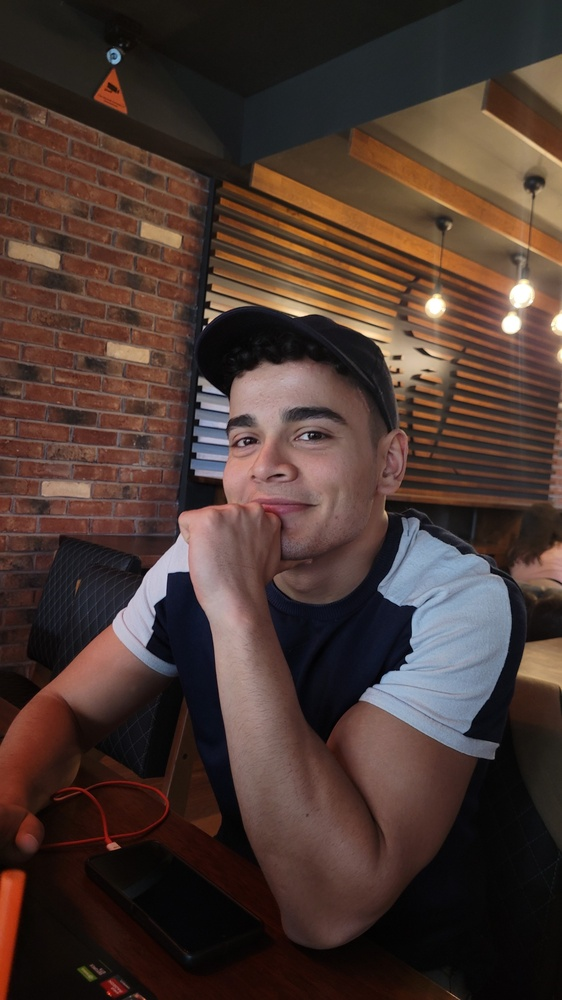
%> input picture batu.jpg, 562 x 1000 px, shrunk from 2268 x 4032 before the run
$ octave 'KutayDURAN_190722137_ImageProcessing_TermProject (1).m'   (GNU Octave 9; MATLAB toolbox functions it lacks are replaced by stand-ins)
%> lines starting %> are read from the running program, lines starting %| are printed output that depends on the picture
batu = imread('batu.jpg'); % Uploading the image
%> batu is the input picture: size 1000x562x3 uint8; mean R, G, B 74.4, 55.6, 49.1

grayImage = rgb2gray(batu); % Changing image colour level to gray
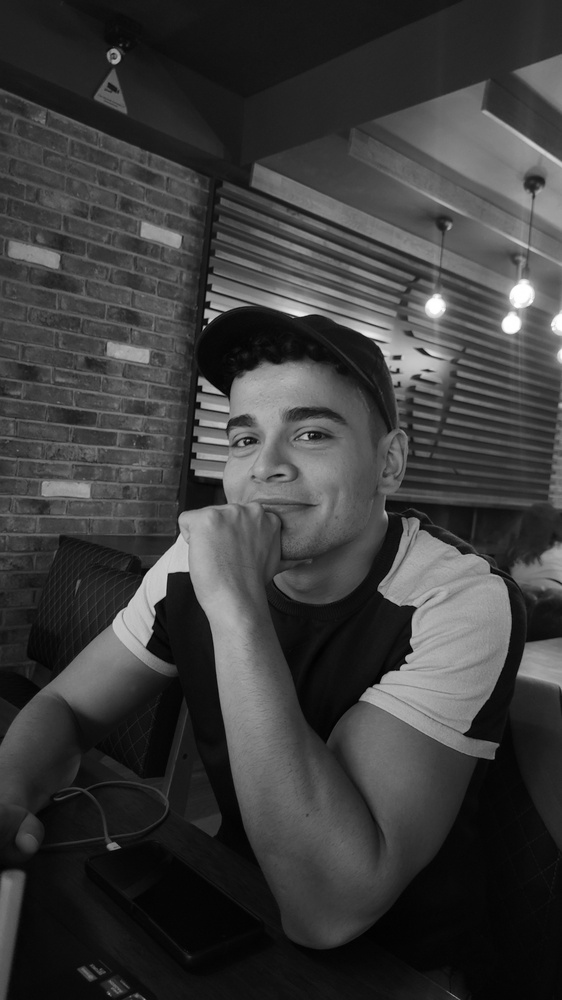
%> grayImage: size 1000x562 uint8; min 0, max 255, mean 60.5

eqImage = histeq(grayImage); % Equalization histogram (Constrast enhancement)
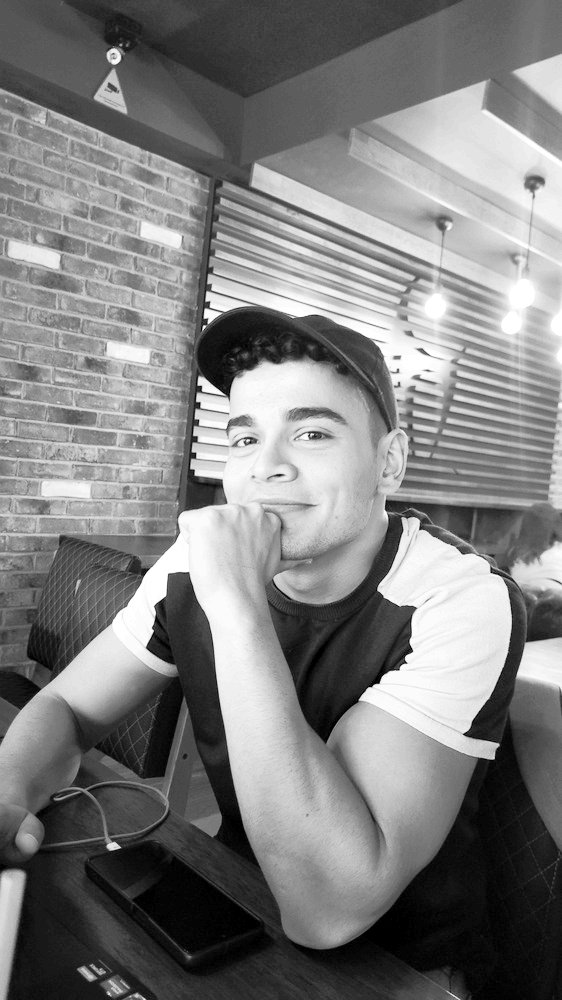
%> eqImage: size 1000x562 uint8; min 0, max 255, mean 126.7

edgeImage = edge(eqImage, 'Canny'); % Edge detection (Canny Technique)
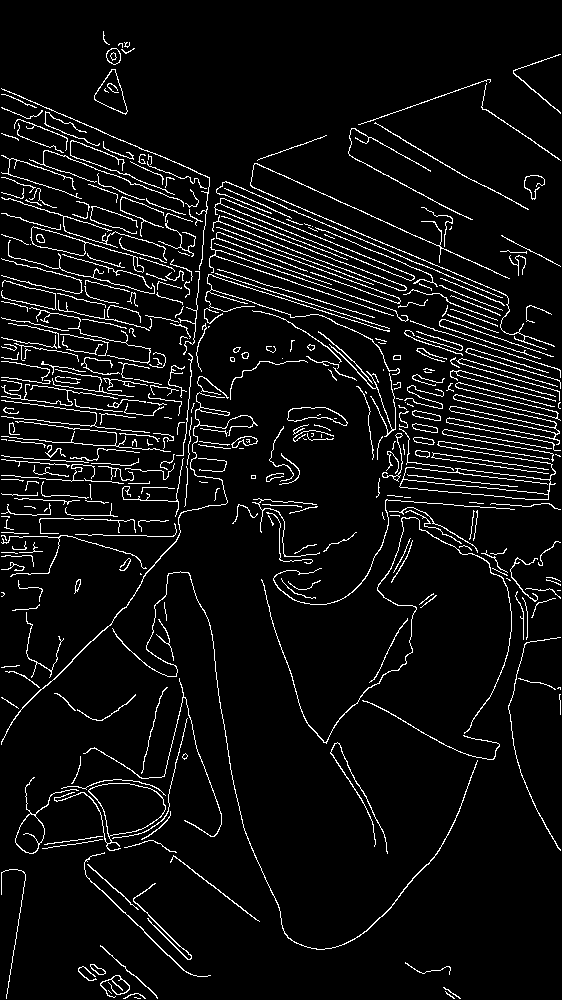
%> edgeImage: size 1000x562 logical; 6.1% white in thin lines or dots

edgeImage = uint8(edgeImage) * 255; % Transform the logical data type to uint8 data type
%> edgeImage: size 1000x562 uint8; 6.1% white in thin lines or dots

% GAUSS FILTER (GAUSSIAN BLUR)
sigma = 2; % Standard deviation
filterSize = 2 * ceil(2 * sigma) + 1; % Calculating the filter size
blurredImage = imgaussfilt(edgeImage, sigma, 'FilterSize', filterSize); % Giving a blur effect by applying a Gaussian filter
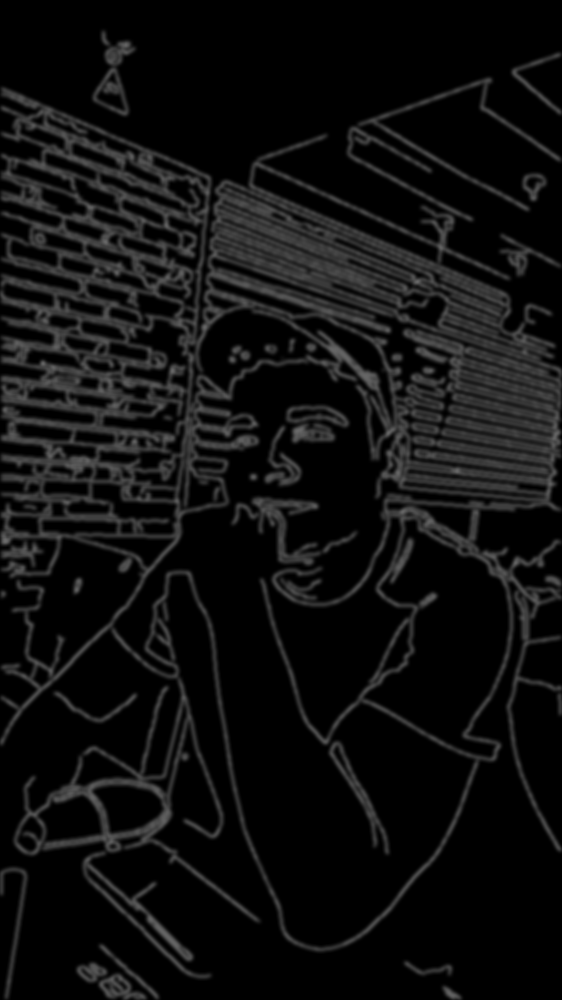
%> blurredImage: size 1000x562 uint8; min 0, max 108, mean 15.6

% DISPLAYING THE IMAGES SIDE BY SIDE
subplot(2, 3, 1); % A 2-line, 3-column sub-table will be created and the transition to the 1st region of this sub-table will be made.
imshow(batu); % Displays the original photograph
title('ORIGINAL'); % Displays the title on the photograph

subplot(2, 3, 2); % A 2-line, 3-column sub-table will be created and the transition to the 2nd region of this sub-table will be made.
imshow(eqImage); % Displays the contrast-encahced photograph
title('CONTRAST ENHANCEMENT'); % Displays the title on the photograph

subplot(2, 3, 3); % A 2-line, 3-column sub-table will be created and the transition to the 3rd region of this sub-table will be made.
imshow(edgeImage); % Displays the edge-detected photograph
title('EDGE DETECTION'); % Displays the title on the photograph

subplot(2, 3, 4); % A 2-line, 3-column sub-table will be created and the transition to the 4th region of this sub-table will be made.
imshow(blurredImage); % Displays the Blurred photograph
title('GAUSS (BLUR)'); % Displays the title on the photograph

subplot(2, 3, 5); % A 2-line, 3-column sub-table will be created and the transition to the 5th region of this sub-table will be made.
imhist(grayImage); % Draws the histogram of Gray-Level photograph
title('Histogram (Gray Level)'); % Displays the title on the histogram

subplot(2, 3, 6); % A 2-line, 3-column sub-table will be created and the transition to the 6th region of this sub-table will be made.
title('Histogram (Edge Detection)'); % Displays the title on the histogram
imhist(edgeImage); % Draws the histogram of Edge-Detected photograph
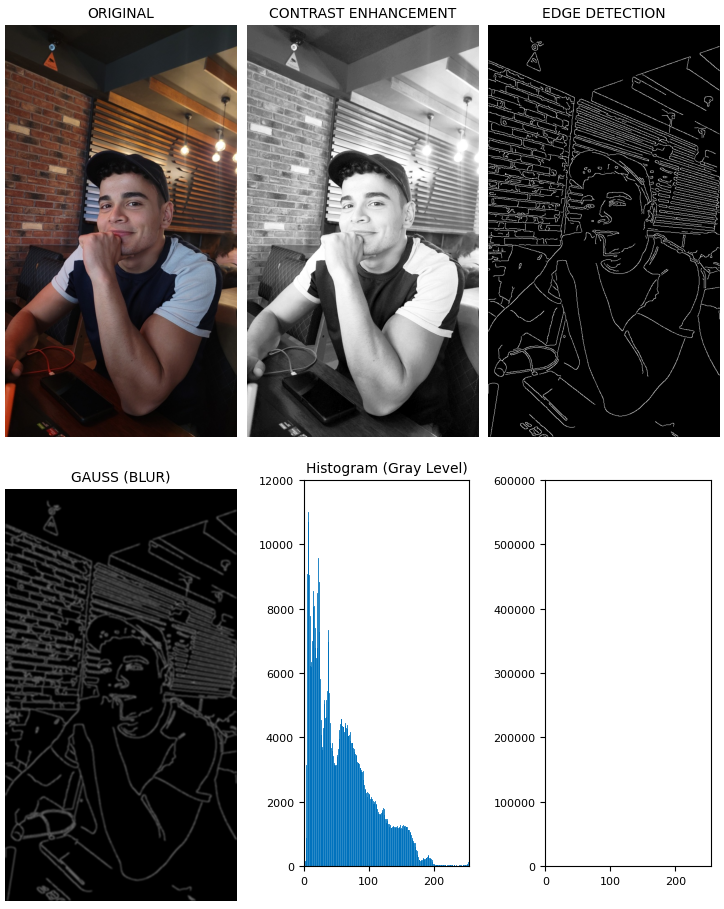
%> figure redrawn from the program's plot data, 6 panels
